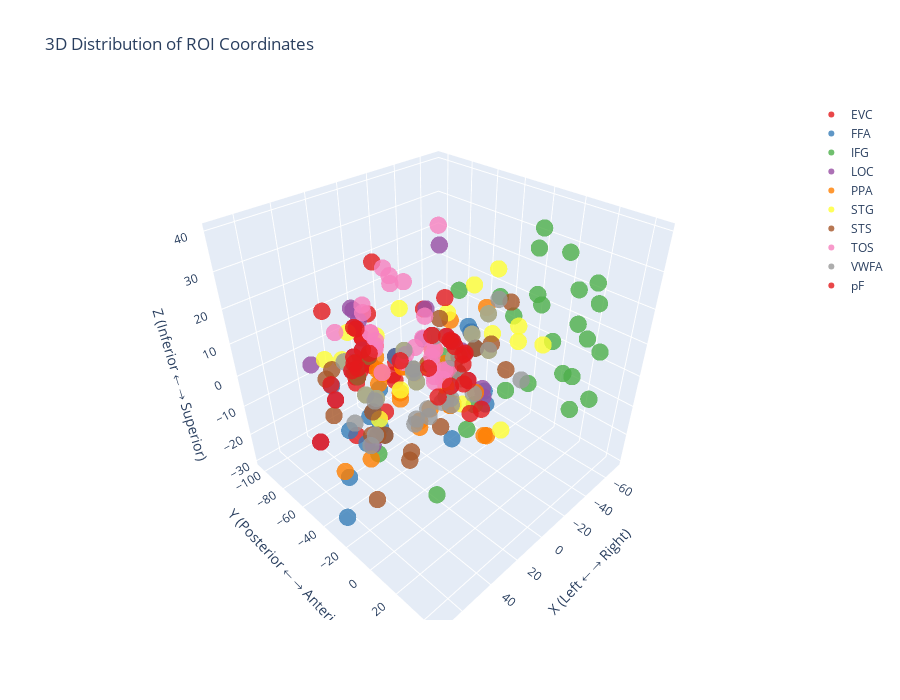

Notebook cell for this chart:
### Code cell
# ===========================================
# 6. 3D BRAIN VISUALIZATION
# ===========================================

print("\n" + "="*50)
print("CREATING 3D BRAIN VISUALIZATIONS")
print("="*50)

# Create 3D scatter plot of all ROIs
fig = go.Figure()

# Color map for ROI types - use the actual unique roi_types in the data
roi_types = sorted(df['roi_type'].unique())
colors = px.colors.qualitative.Set1
if len(roi_types) > len(colors):
    colors = colors * (len(roi_types) // len(colors) + 1)
color_map = dict(zip(roi_types, colors[:len(roi_types)]))

print(f"ROI types for coloring: {roi_types}")
print(f"Color map keys: {list(color_map.keys())}")

for roi_type in roi_types:
    roi_data = df[df['roi_type'] == roi_type]
    
    if len(roi_data) > 0:  # Only plot if data exists
        fig.add_trace(go.Scatter3d(
            x=roi_data['x'],
            y=roi_data['y'], 
            z=roi_data['z'],
            mode='markers',
            marker=dict(
                size=6,
                color=color_map[roi_type],
                opacity=0.8
            ),
            name=roi_type,
            text=[f"{row['subject']} {row['roi']}<br>Peak Z: {row['peak_z']:.2f}" 
                  for _, row in roi_data.iterrows()],
            hoverinfo='text'
        ))

fig.update_layout(
    title='3D Distribution of ROI Coordinates',
    scene=dict(
        xaxis_title='X (Left ← → Right)',
        yaxis_title='Y (Posterior ← → Anterior)', 
        zaxis_title='Z (Inferior ← → Superior)',
        aspectmode='cube'
    ),
    width=900,
    height=700
)

fig.show()

### Figure 1 — Plotly figure (JSON) as saved in the notebook; plotly's stock layout.template omitted (floating-point values rounded to 4 significant figures)
{"data": [{"hoverinfo": "text", "marker": {"color": "rgb(228,26,28)", "opacity": 0.8, "size": 6}, "mode": "markers", "name": "EVC", "text": ["sub-004 rEVC<br>Peak Z: 4.38", "sub-004 rEVC<br>Peak Z: 3.90", "sub-004 rEVC<br>Peak Z: 3.52", "sub-004 lEVC<br>Peak Z: 8.96", "sub-004 lEVC<br>Peak Z: 6.88", "sub-004 lEVC<br>Peak Z: 5.74", "sub-004 lEVC<br>Peak Z: 7.66", "sub-004 lEVC<br>Peak Z: 6.93", "sub-004 rEVC<br>Peak Z: 4.98", "sub-004 lEVC<br>Peak Z: 5.49", "sub-004 lEVC<br>Peak Z: 6.19", "sub-004 rEVC<br>Peak Z: 4.70", "sub-004 lEVC<br>Peak Z: 6.48", "sub-007 rEVC<br>Peak Z: 11.82", "sub-007 rEVC<br>Peak Z: 9.90", "sub-007 rEVC<br>Peak Z: 8.44", "sub-007 rEVC<br>Peak Z: 14.30", "sub-007 rEVC<br>Peak Z: 12.70", "sub-007 rEVC<br>Peak Z: 11.55", "sub-007 rEVC<br>Peak Z: 9.04", "sub-021 rEVC<br>Peak Z: 12.56", "sub-021 rEVC<br>Peak Z: 10.96", "sub-021 rEVC<br>Peak Z: 12.86", "sub-021 rEVC<br>Peak Z: 12.40", "sub-021 rEVC<br>Peak Z: 9.41", "sub-021 rEVC<br>Peak Z: 11.70", "sub-021 rEVC<br>Peak Z: 12.74", "sub-021 rEVC<br>Peak Z: 11.30"], "type": "scatter3d", "x": [10.41, 24.39, 38.09, -12.5, -10.0, -27.5, -40.0, -48.0, 7.0, -55.5, -16.0, 36.0, -16.0, 5.476, 5.446, 5.476, 10.0, 10.0, 7.0, 9.5, 34.0, 34.0, 30.0, 29.0, 29.0, 38.0, 38.0, 36.0], "y": [-65.11, -72.92, -56.35, -99.0, -103.6, -80.9, -85.4, -65.59, -83.96, -58.52, -87.36, -80.06, -89.78, -58.96, -59.1, -58.96, -83.0, -83.0, -81.0, -86.0, -58.0, -58.0, -62.0, -51.98, -51.98, -50.33, -50.33, -50.47], "z": [-18.79, 0.06091, -16.6, 19.0, 1.944, -18.48, 1.009, -17.11, -6.505, -4.864, -19.97, 16.89, -18.51, 0.7554, -1.239, 0.7554, 2.5, 2.5, -7.0, -7.0, 1.5, -0.5, -0.5, 8.0, 8.0, 7.862, 7.862, 5.867]}, {"hoverinfo": "text", "marker": {"color": "rgb(55,126,184)", "opacity": 0.8, "size": 6}, "mode": "markers", "name": "FFA", "text": ["sub-004 lFFA<br>Peak Z: 4.74", "sub-004 lFFA<br>Peak Z: 5.31", "sub-004 rFFA<br>Peak Z: 5.28", "sub-004 lFFA<br>Peak Z: 4.38", "sub-004 lFFA<br>Peak Z: 5.25", "sub-004 lFFA<br>Peak Z: 4.74", "sub-004 rFFA<br>Peak Z: 4.03", "sub-004 lFFA<br>Peak Z: 7.49", "sub-004 rFFA<br>Peak Z: 5.95", "sub-004 lFFA<br>Peak Z: 5.82", "sub-004 lFFA<br>Peak Z: 4.63", "sub-004 rFFA<br>Peak Z: 3.74", "sub-004 lFFA<br>Peak Z: 7.54", "sub-007 rFFA<br>Peak Z: 4.60", "sub-007 rFFA<br>Peak Z: 3.92", "sub-007 rFFA<br>Peak Z: 7.54", "sub-007 rFFA<br>Peak Z: 11.38", "sub-007 rFFA<br>Peak Z: 8.86", "sub-007 rFFA<br>Peak Z: 8.75", "sub-007 rFFA<br>Peak Z: 5.64", "sub-021 rFFA<br>Peak Z: 12.27", "sub-021 rFFA<br>Peak Z: 9.67", "sub-021 rFFA<br>Peak Z: 15.12", "sub-021 rFFA<br>Peak Z: 14.13", "sub-021 rFFA<br>Peak Z: 10.48", "sub-021 rFFA<br>Peak Z: 12.10", "sub-021 rFFA<br>Peak Z: 13.89", "sub-021 rFFA<br>Peak Z: 12.95"], "type": "scatter3d", "x": [-50.35, -52.37, 71.07, -37.5, -30.0, -35.0, 22.5, -48.0, 67.0, -55.5, -8.0, 28.0, -38.0, 49.66, 42.12, 5.476, 60.0, 40.0, 37.0, 34.5, 32.0, 30.0, 30.0, 29.0, 29.0, 40.0, 38.0, 40.0], "y": [-49.42, -42.07, -22.86, -44.0, -44.36, -56.54, -53.36, -65.59, -23.24, -58.52, -26.72, -47.58, -27.69, -30.67, -36.85, -58.96, -40.5, -28.0, -41.0, -68.5, -62.0, -62.0, -62.0, -51.98, -51.98, -48.2, -52.33, -48.34], "z": [-7.538, -22.3, -23.16, 4.0, -10.04, -12.86, -4.423, -17.11, -10.94, -4.864, -23.4, -14.17, -19.52, -7.929, -3.366, 0.7554, 10.0, -7.5, -4.5, -19.5, 1.5, -0.5, -0.5, 8.0, 8.0, 9.718, 8.002, 7.723]}, {"hoverinfo": "text", "marker": {"color": "rgb(77,175,74)", "opacity": 0.8, "size": 6}, "mode": "markers", "name": "IFG", "text": ["sub-004 IFG<br>Peak Z: 4.84", "sub-004 IFG<br>Peak Z: 7.14", "sub-004 IFG<br>Peak Z: 4.50", "sub-004 IFG<br>Peak Z: 4.25", "sub-004 IFG<br>Peak Z: 5.17", "sub-004 IFG<br>Peak Z: 5.55", "sub-004 IFG<br>Peak Z: 3.73", "sub-004 IFG<br>Peak Z: 4.03", "sub-004 IFG<br>Peak Z: 4.18", "sub-004 IFG<br>Peak Z: 4.28", "sub-004 IFG<br>Peak Z: 9.27", "sub-004 IFG<br>Peak Z: 4.01", "sub-004 IFG<br>Peak Z: 5.28", "sub-007 IFG<br>Peak Z: 8.90", "sub-007 IFG<br>Peak Z: 4.46", "sub-007 IFG<br>Peak Z: 4.73", "sub-007 IFG<br>Peak Z: 4.25", "sub-007 IFG<br>Peak Z: 3.90", "sub-007 IFG<br>Peak Z: 4.02", "sub-007 IFG<br>Peak Z: 5.71", "sub-021 IFG<br>Peak Z: 5.05", "sub-021 IFG<br>Peak Z: 5.51", "sub-021 IFG<br>Peak Z: 8.83", "sub-021 IFG<br>Peak Z: 3.89", "sub-021 IFG<br>Peak Z: 3.13", "sub-021 IFG<br>Peak Z: 2.88", "sub-021 IFG<br>Peak Z: 3.44", "sub-021 IFG<br>Peak Z: 5.84"], "type": "scatter3d", "x": [-53.5, 11.56, -12.41, -2.5, -50.0, -42.5, -45.0, -43.0, 64.5, -15.5, -38.0, -38.0, -48.0, -56.78, 24.38, 54.26, 7.5, 47.5, -50.5, -50.5, 16.0, 2.0, -6.0, -15.0, 43.0, -6.0, -6.0, -26.0], "y": [34.87, 7.814, 7.431, 28.5, 21.6, 2.857, 14.66, -0.7371, -1.037, 45.02, 2.905, 35.39, 36.35, 14.99, -2.283, 26.14, -0.5, 24.5, 31.5, 29.0, 0.0, 12.0, 14.0, 44.02, 20.02, 44.56, 36.99, 9.899], "z": [9.358, 3.78, 1.455, 11.5, 15.45, 18.82, 34.37, 20.97, 2.774, 4.761, 39.64, 16.82, -3.556, 22.49, 18.5, -4.015, -7.5, 25.0, 23.0, 28.0, 33.5, 31.5, 25.5, 14.0, 18.0, 17.27, 23.81, 37.73]}, {"hoverinfo": "text", "marker": {"color": "rgb(152,78,163)", "opacity": 0.8, "size": 6}, "mode": "markers", "name": "LOC", "text": ["sub-004 rLOC<br>Peak Z: 8.77", "sub-004 lLOC<br>Peak Z: 10.98", "sub-004 lLOC<br>Peak Z: 9.34", "sub-004 lLOC<br>Peak Z: 12.88", "sub-004 lLOC<br>Peak Z: 13.46", "sub-004 lLOC<br>Peak Z: 10.83", "sub-004 rLOC<br>Peak Z: 9.95", "sub-004 lLOC<br>Peak Z: 14.65", "sub-004 lLOC<br>Peak Z: 9.79", "sub-004 rLOC<br>Peak Z: 6.31", "sub-004 lLOC<br>Peak Z: 16.93", "sub-004 lLOC<br>Peak Z: 12.65", "sub-004 lLOC<br>Peak Z: 15.22", "sub-007 lLOC<br>Peak Z: 12.60", "sub-007 rLOC<br>Peak Z: 9.54", "sub-007 lLOC<br>Peak Z: 9.51", "sub-007 lLOC<br>Peak Z: 16.40", "sub-007 lLOC<br>Peak Z: 16.09", "sub-007 rLOC<br>Peak Z: 16.20", "sub-007 lLOC<br>Peak Z: 19.25", "sub-021 rLOC<br>Peak Z: 17.87", "sub-021 rLOC<br>Peak Z: 13.92", "sub-021 rLOC<br>Peak Z: 12.83", "sub-021 rLOC<br>Peak Z: 21.56", "sub-021 rLOC<br>Peak Z: 12.15", "sub-021 rLOC<br>Peak Z: 18.11", "sub-021 rLOC<br>Peak Z: 17.30", "sub-021 rLOC<br>Peak Z: 18.87"], "type": "scatter3d", "x": [3.845, -48.46, -46.06, -47.5, -35.0, -30.0, 70.0, -55.5, -53.0, 42.0, -50.0, -52.0, -40.0, -37.53, 45.64, -39.8, -37.5, -35.0, 44.5, -40.5, 20.0, 18.0, 32.0, 31.0, 27.0, 38.0, 28.0, 28.0], "y": [-57.12, -40.42, -57.08, -79.0, -76.03, -50.54, -40.61, -74.78, -77.84, -88.32, -66.98, -73.28, -32.06, -46.03, -31.06, -44.87, -80.5, -80.5, -63.5, -78.5, -76.0, -74.0, -64.0, -53.98, -53.98, -52.19, -63.6, -65.6], "z": [-0.6462, -19.85, -9.229, 21.5, -17.35, -16.6, -4.047, -11.81, -10.04, 0.09267, -10.77, -10.28, -18.55, -5.54, -9.847, -15.61, 2.5, -7.5, -4.5, -7.0, 9.5, 11.5, 1.5, 10.0, 8.0, 9.997, 18.81, 18.95]}, {"hoverinfo": "text", "marker": {"color": "rgb(255,127,0)", "opacity": 0.8, "size": 6}, "mode": "markers", "name": "PPA", "text": ["sub-004 lPPA<br>Peak Z: 6.21", "sub-004 lPPA<br>Peak Z: 7.32", "sub-004 lPPA<br>Peak Z: 5.17", "sub-004 lPPA<br>Peak Z: 4.69", "sub-004 lPPA<br>Peak Z: 9.15", "sub-004 lPPA<br>Peak Z: 6.32", "sub-004 rPPA<br>Peak Z: 5.09", "sub-004 lPPA<br>Peak Z: 9.43", "sub-004 lPPA<br>Peak Z: 4.75", "sub-004 lPPA<br>Peak Z: 11.85", "sub-004 lPPA<br>Peak Z: 11.83", "sub-004 lPPA<br>Peak Z: 10.19", "sub-004 rPPA<br>Peak Z: 5.07", "sub-007 rPPA<br>Peak Z: 18.16", "sub-007 lPPA<br>Peak Z: 6.75", "sub-007 rPPA<br>Peak Z: 9.50", "sub-007 rPPA<br>Peak Z: 13.22", "sub-007 rPPA<br>Peak Z: 13.59", "sub-007 rPPA<br>Peak Z: 8.12", "sub-007 rPPA<br>Peak Z: 10.72", "sub-021 rPPA<br>Peak Z: 7.40", "sub-021 lPPA<br>Peak Z: 6.72", "sub-021 lPPA<br>Peak Z: 5.26", "sub-021 rPPA<br>Peak Z: 6.31", "sub-021 rPPA<br>Peak Z: 4.94", "sub-021 rPPA<br>Peak Z: 6.73", "sub-021 rPPA<br>Peak Z: 4.47", "sub-021 rPPA<br>Peak Z: 6.77"], "type": "scatter3d", "x": [-33.84, -30.97, -31.05, -35.0, -20.0, -20.0, 35.0, -30.5, -28.0, -28.0, -32.0, -32.0, 48.0, 30.54, -11.54, 30.57, 32.5, 32.5, 32.0, 29.5, 26.0, -46.0, -44.0, 23.0, 23.0, 28.0, 28.0, 24.0], "y": [-58.37, -21.57, -19.62, -56.5, -53.92, -56.35, -48.86, -48.51, -48.51, -48.51, -54.37, -56.79, -56.8, -11.44, -49.41, -11.3, -38.0, -40.5, -41.0, -41.0, -50.0, -38.0, -42.0, -31.98, -31.98, -28.66, -28.8, -52.19], "z": [-19.67, -27.77, -27.33, 4.0, -1.987, -2.549, -23.91, -22.89, -22.89, -22.89, -11.74, -10.29, -26.78, -2.996, -19.72, -1.001, 7.5, 7.5, 3.0, 5.5, 7.5, 9.5, -20.5, 8.0, 8.0, 2.337, 0.3424, 9.997]}, {"hoverinfo": "text", "marker": {"color": "rgb(255,255,51)", "opacity": 0.8, "size": 6}, "mode": "markers", "name": "STG", "text": ["sub-004 STG<br>Peak Z: 5.88", "sub-004 STG<br>Peak Z: 6.37", "sub-004 STG<br>Peak Z: 5.08", "sub-004 STG<br>Peak Z: 5.51", "sub-004 STG<br>Peak Z: 4.21", "sub-004 STG<br>Peak Z: 5.80", "sub-004 STG<br>Peak Z: 3.74", "sub-004 STG<br>Peak Z: 3.65", "sub-004 STG<br>Peak Z: 4.34", "sub-004 STG<br>Peak Z: 3.96", "sub-004 STG<br>Peak Z: 5.91", "sub-004 STG<br>Peak Z: 3.88", "sub-004 STG<br>Peak Z: 4.67", "sub-007 STG<br>Peak Z: 15.75", "sub-007 STG<br>Peak Z: 8.87", "sub-007 STG<br>Peak Z: 9.73", "sub-007 STG<br>Peak Z: 4.26", "sub-007 STG<br>Peak Z: 4.27", "sub-007 STG<br>Peak Z: 5.11", "sub-007 STG<br>Peak Z: 7.76", "sub-021 STG<br>Peak Z: 5.84", "sub-021 STG<br>Peak Z: 4.95", "sub-021 STG<br>Peak Z: 5.46", "sub-021 STG<br>Peak Z: 3.66", "sub-021 STG<br>Peak Z: 3.36", "sub-021 STG<br>Peak Z: 6.68", "sub-021 STG<br>Peak Z: 5.35", "sub-021 STG<br>Peak Z: 7.48"], "type": "scatter3d", "x": [-63.87, -5.419, -21.85, -55.0, 2.5, -55.0, -25.0, -68.0, -70.5, 17.0, -6.0, -56.0, 56.0, -2.972, -4.843, -4.843, 37.5, -42.5, -45.5, -43.0, -6.0, -6.0, -8.0, 23.0, 47.0, 44.0, -4.0, 38.0], "y": [-8.438, -28.83, -62.11, -56.5, -55.04, -38.37, -3.885, -30.02, -55.93, -62.53, -54.85, -21.37, -50.47, -53.9, -56.01, -56.01, -33.0, -45.5, -36.0, -61.0, -70.0, -68.0, 0.0, -55.98, -31.98, -54.18, -15.26, -55.76], "z": [-0.4715, 17.95, -10.17, 11.5, 2.885, 19.56, -18.66, -4.991, -14.52, -18.88, -9.804, 4.727, 13.96, -5.494, -5.316, -5.316, 20.0, 0.0, 8.0, -12.0, -16.5, 11.5, 17.5, -8.0, 6.0, 10.14, -6.62, 16.26]}, {"hoverinfo": "text", "marker": {"color": "rgb(166,86,40)", "opacity": 0.8, "size": 6}, "mode": "markers", "name": "STS", "text": ["sub-004 lSTS<br>Peak Z: 4.74", "sub-004 rSTS<br>Peak Z: 4.86", "sub-004 rSTS<br>Peak Z: 6.00", "sub-004 lSTS<br>Peak Z: 4.37", "sub-004 lSTS<br>Peak Z: 5.25", "sub-004 lSTS<br>Peak Z: 4.74", "sub-004 lSTS<br>Peak Z: 4.84", "sub-004 lSTS<br>Peak Z: 3.79", "sub-004 lSTS<br>Peak Z: 4.37", "sub-004 lSTS<br>Peak Z: 4.83", "sub-004 rSTS<br>Peak Z: 4.21", "sub-004 rSTS<br>Peak Z: 4.80", "sub-004 lSTS<br>Peak Z: 5.59", "sub-007 rSTS<br>Peak Z: 7.77", "sub-007 rSTS<br>Peak Z: 6.15", "sub-007 rSTS<br>Peak Z: 7.67", "sub-007 rSTS<br>Peak Z: 12.26", "sub-007 rSTS<br>Peak Z: 8.86", "sub-007 rSTS<br>Peak Z: 8.75", "sub-007 rSTS<br>Peak Z: 7.45", "sub-021 rSTS<br>Peak Z: 12.27", "sub-021 rSTS<br>Peak Z: 9.67", "sub-021 rSTS<br>Peak Z: 15.12", "sub-021 rSTS<br>Peak Z: 14.13", "sub-021 rSTS<br>Peak Z: 10.48", "sub-021 rSTS<br>Peak Z: 12.10", "sub-021 rSTS<br>Peak Z: 13.89", "sub-021 rSTS<br>Peak Z: 12.95"], "type": "scatter3d", "x": [-50.35, 50.01, 60.53, -47.5, -30.0, -35.0, -25.0, -18.0, -10.5, -28.0, 38.0, 4.0, -2.0, 58.82, 56.7, 36.44, 62.5, 40.0, 37.0, 57.0, 32.0, 30.0, 30.0, 29.0, 29.0, 40.0, 38.0, 40.0], "y": [-49.42, -58.13, -10.43, -21.5, -44.36, -56.54, -3.513, -57.87, -40.02, -17.47, -11.19, -10.69, -30.12, -13.28, -11.41, -11.5, -40.5, -28.0, -41.0, -43.5, -62.0, -62.0, -62.0, -51.98, -51.98, -48.2, -52.33, -48.34], "z": [-7.538, -6.66, -16.34, 14.0, -10.04, -12.86, 1.953, -7.279, 13.03, 6.136, -11.29, 11.51, -18.07, 2.73, 2.629, -9.095, 12.5, -7.5, -4.5, 13.0, 1.5, -0.5, -0.5, 8.0, 8.0, 9.718, 8.002, 7.723]}, {"hoverinfo": "text", "marker": {"color": "rgb(247,129,191)", "opacity": 0.8, "size": 6}, "mode": "markers", "name": "TOS", "text": ["sub-004 lTOS<br>Peak Z: 6.72", "sub-004 lTOS<br>Peak Z: 7.05", "sub-004 lTOS<br>Peak Z: 6.02", "sub-004 lTOS<br>Peak Z: 8.43", "sub-004 lTOS<br>Peak Z: 9.15", "sub-004 lTOS<br>Peak Z: 6.32", "sub-004 lTOS<br>Peak Z: 5.36", "sub-004 lTOS<br>Peak Z: 6.74", "sub-004 lTOS<br>Peak Z: 4.94", "sub-004 lTOS<br>Peak Z: 7.39", "sub-004 lTOS<br>Peak Z: 11.83", "sub-004 lTOS<br>Peak Z: 9.76", "sub-004 rTOS<br>Peak Z: 6.45", "sub-007 lTOS<br>Peak Z: 13.67", "sub-007 lTOS<br>Peak Z: 5.94", "sub-007 lTOS<br>Peak Z: 8.14", "sub-007 lTOS<br>Peak Z: 13.36", "sub-007 lTOS<br>Peak Z: 12.68", "sub-007 lTOS<br>Peak Z: 9.69", "sub-007 lTOS<br>Peak Z: 15.01", "sub-021 rTOS<br>Peak Z: 5.16", "sub-021 lTOS<br>Peak Z: 6.32", "sub-021 lTOS<br>Peak Z: 5.21", "sub-021 rTOS<br>Peak Z: 3.76", "sub-021 rTOS<br>Peak Z: 4.55", "sub-021 rTOS<br>Peak Z: 6.55", "sub-021 lTOS<br>Peak Z: 3.51", "sub-021 rTOS<br>Peak Z: 6.77"], "type": "scatter3d", "x": [-35.71, -33.89, -31.56, -15.0, -20.0, -20.0, -7.5, -40.5, -43.0, -38.0, -32.0, -36.0, 26.0, -4.342, -20.25, -22.92, -2.5, -2.5, -5.5, -5.5, 8.0, -40.0, -8.0, 1.0, 21.0, 26.0, -14.0, 24.0], "y": [-62.78, -59.69, -66.54, -86.5, -53.92, -56.35, -89.33, -78.31, -81.37, -92.33, -54.37, -80.07, -85.88, -63.98, -64.68, -57.69, -98.0, -98.0, -96.0, -96.0, -58.0, -72.0, -66.0, -71.98, -55.98, -50.19, -73.39, -52.19], "z": [-18.63, -13.82, -19.45, 14.0, -1.987, -2.549, -15.29, -17.93, -16.16, -13.92, -11.74, 0.3982, 7.193, -4.757, -0.4604, -12.95, 7.5, 5.0, -2.0, -2.0, 25.5, 29.5, 19.5, 24.0, 10.0, 9.858, -6.564, 9.997]}, {"hoverinfo": "text", "marker": {"color": "rgb(153,153,153)", "opacity": 0.8, "size": 6}, "mode": "markers", "name": "VWFA", "text": ["sub-004 VWFA<br>Peak Z: 4.24", "sub-004 VWFA<br>Peak Z: 8.48", "sub-004 VWFA<br>Peak Z: 6.11", "sub-004 VWFA<br>Peak Z: 3.48", "sub-004 VWFA<br>Peak Z: 4.21", "sub-004 VWFA<br>Peak Z: 5.08", "sub-004 VWFA<br>Peak Z: 4.00", "sub-004 VWFA<br>Peak Z: 5.10", "sub-004 VWFA<br>Peak Z: 4.34", "sub-004 VWFA<br>Peak Z: 8.25", "sub-004 VWFA<br>Peak Z: 5.91", "sub-004 VWFA<br>Peak Z: 4.26", "sub-004 VWFA<br>Peak Z: 3.70", "sub-007 VWFA<br>Peak Z: 15.75", "sub-007 VWFA<br>Peak Z: 8.87", "sub-007 VWFA<br>Peak Z: 9.73", "sub-007 VWFA<br>Peak Z: 3.93", "sub-007 VWFA<br>Peak Z: 4.27", "sub-007 VWFA<br>Peak Z: 5.11", "sub-007 VWFA<br>Peak Z: 7.76", "sub-021 VWFA<br>Peak Z: 6.57", "sub-021 VWFA<br>Peak Z: 5.35", "sub-021 VWFA<br>Peak Z: 6.23", "sub-021 VWFA<br>Peak Z: 3.66", "sub-021 VWFA<br>Peak Z: 3.36", "sub-021 VWFA<br>Peak Z: 5.24", "sub-021 VWFA<br>Peak Z: 3.67", "sub-021 VWFA<br>Peak Z: 4.50"], "type": "scatter3d", "x": [-63.19, -9.577, -9.666, 40.0, 2.5, -60.0, -30.0, -38.0, -70.5, -38.0, -6.0, -42.0, 26.0, -2.972, -4.843, -4.843, -2.5, -42.5, -45.5, -43.0, -12.0, -26.0, -42.0, 23.0, 47.0, 44.0, 36.0, 26.0], "y": [-21.4, -61.64, -60.13, -54.0, -55.04, -40.99, -64.22, -57.53, -55.93, -58.17, -54.85, -52.91, -53.39, -53.9, -56.01, -56.01, -40.5, -45.5, -36.0, -61.0, -52.0, -54.0, -42.0, -55.98, -31.98, -52.19, -41.75, -60.68], "z": [-15.68, -28.42, -26.03, -11.0, 2.885, 8.695, -1.8, -27.89, -14.52, -25.48, -9.804, -17.57, -7.38, -5.494, -5.316, -5.316, -17.5, 0.0, 8.0, -12.0, -20.5, -22.5, -20.5, -8.0, 6.0, 9.997, -12.79, -25.5]}, {"hoverinfo": "text", "marker": {"color": "rgb(228,26,28)", "opacity": 0.8, "size": 6}, "mode": "markers", "name": "pF", "text": ["sub-004 rpF<br>Peak Z: 8.77", "sub-004 lpF<br>Peak Z: 14.36", "sub-004 lpF<br>Peak Z: 9.42", "sub-004 lpF<br>Peak Z: 9.63", "sub-004 lpF<br>Peak Z: 13.46", "sub-004 lpF<br>Peak Z: 10.83", "sub-004 rpF<br>Peak Z: 9.95", "sub-004 lpF<br>Peak Z: 14.65", "sub-004 lpF<br>Peak Z: 9.79", "sub-004 lpF<br>Peak Z: 9.64", "sub-004 lpF<br>Peak Z: 16.93", "sub-004 lpF<br>Peak Z: 12.65", "sub-004 lpF<br>Peak Z: 16.38", "sub-007 lpF<br>Peak Z: 12.60", "sub-007 lpF<br>Peak Z: 10.96", "sub-007 lpF<br>Peak Z: 9.51", "sub-007 rpF<br>Peak Z: 13.58", "sub-007 lpF<br>Peak Z: 14.31", "sub-007 rpF<br>Peak Z: 16.20", "sub-007 lpF<br>Peak Z: 19.25", "sub-021 rpF<br>Peak Z: 17.87", "sub-021 rpF<br>Peak Z: 13.34", "sub-021 rpF<br>Peak Z: 12.83", "sub-021 rpF<br>Peak Z: 21.56", "sub-021 rpF<br>Peak Z: 12.15", "sub-021 rpF<br>Peak Z: 18.11", "sub-021 rpF<br>Peak Z: 15.93", "sub-021 rpF<br>Peak Z: 16.40"], "type": "scatter3d", "x": [3.845, -42.19, -45.97, -45.0, -35.0, -30.0, 70.0, -55.5, -53.0, -40.5, -50.0, -52.0, -38.0, -37.53, -35.53, -39.8, 45.0, -27.5, 44.5, -40.5, 20.0, 20.0, 32.0, 31.0, 27.0, 38.0, 38.0, 36.0], "y": [-57.12, -44.31, -54.44, -71.5, -76.03, -50.54, -40.61, -74.78, -77.84, -72.66, -66.98, -73.28, -31.09, -46.03, -45.91, -44.87, -65.5, -38.0, -63.5, -78.5, -76.0, -74.0, -64.0, -53.98, -53.98, -52.19, -52.33, -52.47], "z": [-0.6462, -28.88, -20.94, 6.5, -17.35, -16.6, -4.047, -11.81, -10.04, -29.36, -10.77, -10.28, -22.43, -5.54, -5.578, -15.61, 0.0, -5.0, -4.5, -7.0, 9.5, 9.5, 1.5, 10.0, 8.0, 9.997, 8.002, 6.007]}], "layout": {"height": 700, "scene": {"aspectmode": "cube", "xaxis": {"title": {"text": "X (Left ← → Right)"}}, "yaxis": {"title": {"text": "Y (Posterior ← → Anterior)"}}, "zaxis": {"title": {"text": "Z (Inferior ← → Superior)"}}}, "title": {"text": "3D Distribution of ROI Coordinates"}, "width": 900}}
